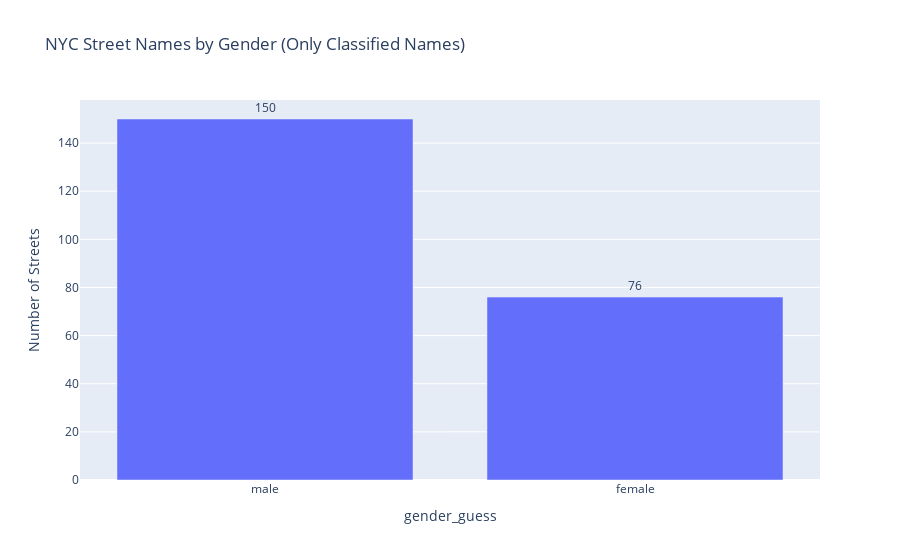

Notebook source saved alongside this figure:
### Markdown cell above
## **Step 9: Citywide Bar Chart**

### Code cell
fig = px.bar(
    citywide_counts,
    x="gender_guess",
    y="street_count",
    title="NYC Street Names by Gender (Only Classified Names)",
    text="street_count"
)

fig.update_traces(textposition="outside")
fig.update_layout(yaxis_title="Number of Streets")
fig.show()

### Figure 1 — Plotly figure (JSON) as saved in the notebook; plotly's stock layout.template omitted (floating-point values rounded to 4 significant figures)
{"data": [{"hovertemplate": "gender_guess=%{x}<br>street_count=%{text}<extra></extra>", "legendgroup": "", "marker": {"color": "#636efa", "pattern": {"shape": ""}}, "name": "", "orientation": "v", "showlegend": false, "text": [150.0, 76.0], "textposition": "outside", "type": "bar", "x": ["male", "female"], "xaxis": "x", "y": [150, 76], "yaxis": "y"}], "layout": {"barmode": "relative", "legend": {"tracegroupgap": 0}, "title": {"text": "NYC Street Names by Gender (Only Classified Names)"}, "xaxis": {"anchor": "y", "domain": [0, 1], "title": {"text": "gender_guess"}}, "yaxis": {"anchor": "x", "domain": [0, 1], "title": {"text": "Number of Streets"}}}}
